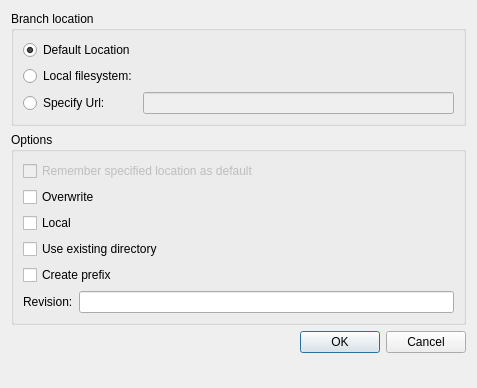
<?xml version="1.0" encoding="UTF-8"?>
<ui version="4.0">
 <class>Bazaar::Internal::PullOrPushDialog</class>
 <widget class="QDialog" name="Bazaar::Internal::PullOrPushDialog">
  <property name="geometry">
   <rect>
    <x>0</x>
    <y>0</y>
    <width>477</width>
    <height>388</height>
   </rect>
  </property>
  <property name="windowTitle">
   <string>Dialog</string>
  </property>
  <layout class="QVBoxLayout" name="verticalLayout">
   <item>
    <widget class="QGroupBox" name="groupBox">
     <property name="title">
      <string>Branch location</string>
     </property>
     <layout class="QGridLayout" name="gridLayout">
      <item row="0" column="0">
       <widget class="QRadioButton" name="defaultButton">
        <property name="text">
         <string>Default Location</string>
        </property>
        <property name="checked">
         <bool>true</bool>
        </property>
       </widget>
      </item>
      <item row="1" column="0">
       <widget class="QRadioButton" name="localButton">
        <property name="text">
         <string>Local filesystem:</string>
        </property>
       </widget>
      </item>
      <item row="1" column="1">
       <widget class="Utils::PathChooser" name="localPathChooser">
        <property name="enabled">
         <bool>false</bool>
        </property>
       </widget>
      </item>
      <item row="2" column="0">
       <widget class="QRadioButton" name="urlButton">
        <property name="toolTip">
         <string>for example https://[user[:pass]@]host[:port]/[path]</string>
        </property>
        <property name="text">
         <string>Specify Url:</string>
        </property>
       </widget>
      </item>
      <item row="2" column="1">
       <widget class="QLineEdit" name="urlLineEdit">
        <property name="enabled">
         <bool>false</bool>
        </property>
        <property name="toolTip">
         <string>for example https://[user[:pass]@]host[:port]/[path]</string>
        </property>
       </widget>
      </item>
     </layout>
    </widget>
   </item>
   <item>
    <widget class="QGroupBox" name="groupBox_2">
     <property name="title">
      <string>Options</string>
     </property>
     <layout class="QGridLayout" name="gridLayout_2">
      <item row="0" column="0" colspan="2">
       <widget class="QCheckBox" name="rememberCheckBox">
        <property name="enabled">
         <bool>false</bool>
        </property>
        <property name="text">
         <string>Remember specified location as default</string>
        </property>
       </widget>
      </item>
      <item row="1" column="0" colspan="2">
       <widget class="QCheckBox" name="overwriteCheckBox">
        <property name="toolTip">
         <string>Ignore differences between branches and overwrite
unconditionally</string>
        </property>
        <property name="text">
         <string>Overwrite</string>
        </property>
       </widget>
      </item>
      <item row="3" column="0" colspan="2">
       <widget class="QCheckBox" name="useExistingDirCheckBox">
        <property name="toolTip">
         <string>By default, push will fail if the target directory exists, but does not already have a control directory.
This flag will allow push to proceed</string>
        </property>
        <property name="text">
         <string>Use existing directory</string>
        </property>
       </widget>
      </item>
      <item row="4" column="0" colspan="2">
       <widget class="QCheckBox" name="createPrefixCheckBox">
        <property name="toolTip">
         <string>Create the path leading up to the branch if it does not already exist</string>
        </property>
        <property name="text">
         <string>Create prefix</string>
        </property>
       </widget>
      </item>
      <item row="5" column="0">
       <widget class="QLabel" name="label">
        <property name="text">
         <string>Revision:</string>
        </property>
       </widget>
      </item>
      <item row="5" column="1">
       <widget class="QLineEdit" name="revisionLineEdit"/>
      </item>
      <item row="2" column="0" colspan="2">
       <widget class="QCheckBox" name="localCheckBox">
        <property name="toolTip">
         <string>Perform a local pull in a bound branch.
Local pulls are not applied to the master branch</string>
        </property>
        <property name="text">
         <string>Local</string>
        </property>
       </widget>
      </item>
     </layout>
    </widget>
   </item>
   <item>
    <widget class="QDialogButtonBox" name="buttonBox">
     <property name="orientation">
      <enum>Qt::Horizontal</enum>
     </property>
     <property name="standardButtons">
      <set>QDialogButtonBox::Cancel|QDialogButtonBox::Ok</set>
     </property>
    </widget>
   </item>
   <item>
    <spacer name="verticalSpacer">
     <property name="orientation">
      <enum>Qt::Vertical</enum>
     </property>
     <property name="sizeHint" stdset="0">
      <size>
       <width>20</width>
       <height>4</height>
      </size>
     </property>
    </spacer>
   </item>
  </layout>
 </widget>
 <customwidgets>
  <customwidget>
   <class>Utils::PathChooser</class>
   <extends>QWidget</extends>
   <header location="global">utils/pathchooser.h</header>
   <container>1</container>
   <slots>
    <signal>editingFinished()</signal>
    <signal>browsingFinished()</signal>
   </slots>
  </customwidget>
 </customwidgets>
 <resources/>
 <connections>
  <connection>
   <sender>buttonBox</sender>
   <signal>accepted()</signal>
   <receiver>Bazaar::Internal::PullOrPushDialog</receiver>
   <slot>accept()</slot>
   <hints>
    <hint type="sourcelabel">
     <x>257</x>
     <y>177</y>
    </hint>
    <hint type="destinationlabel">
     <x>157</x>
     <y>274</y>
    </hint>
   </hints>
  </connection>
  <connection>
   <sender>buttonBox</sender>
   <signal>rejected()</signal>
   <receiver>Bazaar::Internal::PullOrPushDialog</receiver>
   <slot>reject()</slot>
   <hints>
    <hint type="sourcelabel">
     <x>325</x>
     <y>177</y>
    </hint>
    <hint type="destinationlabel">
     <x>286</x>
     <y>274</y>
    </hint>
   </hints>
  </connection>
  <connection>
   <sender>urlButton</sender>
   <signal>toggled(bool)</signal>
   <receiver>urlLineEdit</receiver>
   <slot>setEnabled(bool)</slot>
   <hints>
    <hint type="sourcelabel">
     <x>80</x>
     <y>121</y>
    </hint>
    <hint type="destinationlabel">
     <x>332</x>
     <y>123</y>
    </hint>
   </hints>
  </connection>
  <connection>
   <sender>localButton</sender>
   <signal>toggled(bool)</signal>
   <receiver>localPathChooser</receiver>
   <slot>setEnabled(bool)</slot>
   <hints>
    <hint type="sourcelabel">
     <x>112</x>
     <y>81</y>
    </hint>
    <hint type="destinationlabel">
     <x>346</x>
     <y>81</y>
    </hint>
   </hints>
  </connection>
  <connection>
   <sender>urlButton</sender>
   <signal>toggled(bool)</signal>
   <receiver>rememberCheckBox</receiver>
   <slot>setEnabled(bool)</slot>
   <hints>
    <hint type="sourcelabel">
     <x>71</x>
     <y>92</y>
    </hint>
    <hint type="destinationlabel">
     <x>163</x>
     <y>153</y>
    </hint>
   </hints>
  </connection>
  <connection>
   <sender>localButton</sender>
   <signal>toggled(bool)</signal>
   <receiver>rememberCheckBox</receiver>
   <slot>setEnabled(bool)</slot>
   <hints>
    <hint type="sourcelabel">
     <x>71</x>
     <y>67</y>
    </hint>
    <hint type="destinationlabel">
     <x>163</x>
     <y>153</y>
    </hint>
   </hints>
  </connection>
 </connections>
</ui>
